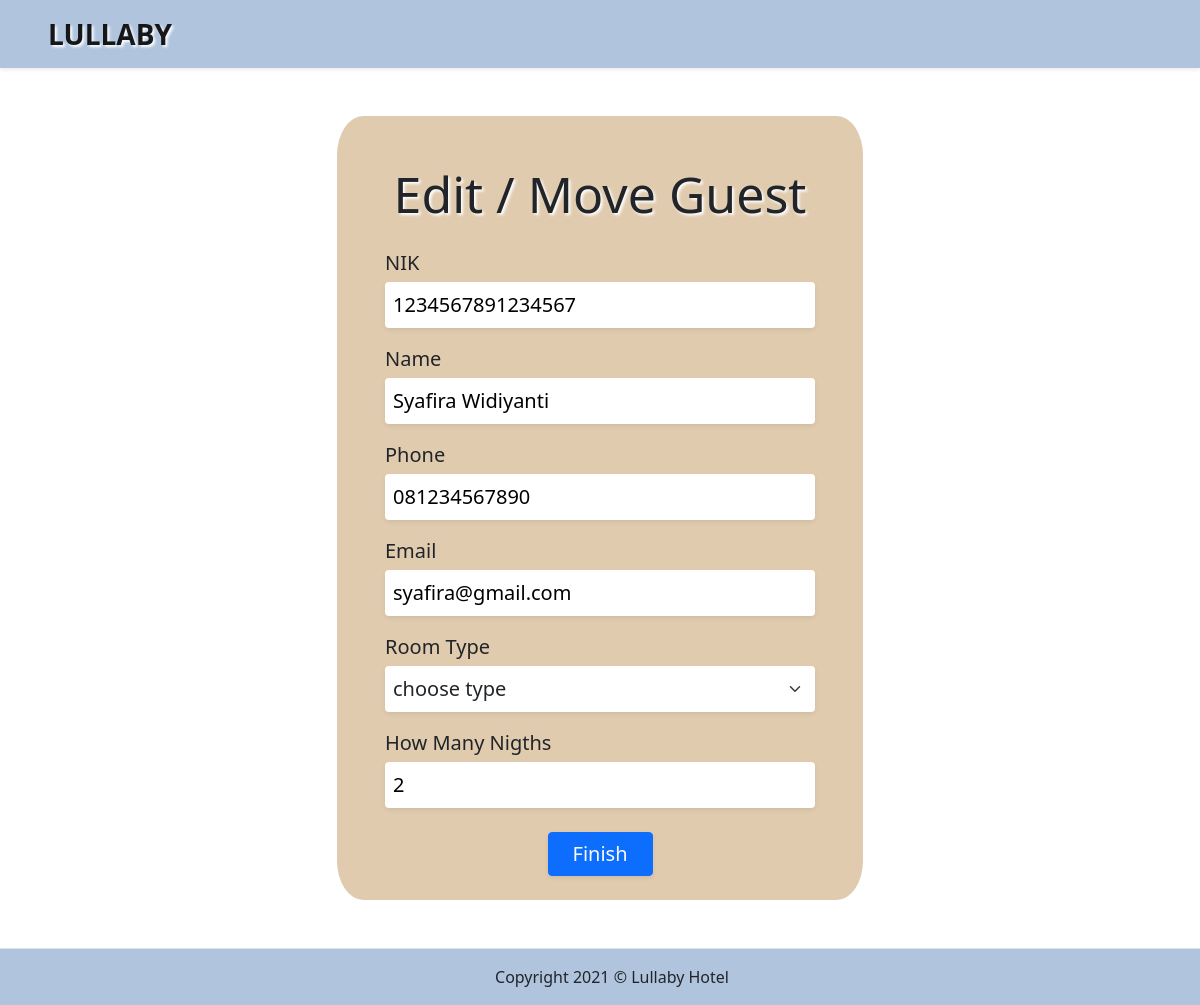
The page /form_guestEdit.php?id=19 on the database its author committed.
### tables this page shows
CREATE TABLE `guest` (
  `id` int(11) NOT NULL,
  `nik` varchar(16) NOT NULL,
  `name` varchar(255) NOT NULL,
  `phone` varchar(15) NOT NULL,
  `email` varchar(255) NOT NULL,
  `address` varchar(255) NOT NULL,
  `no_room` varchar(5) NOT NULL,
  `nights` int(1) NOT NULL
);

### form_guestEdit.php (the view, shortened to what this page needs)
<?php
    require('connectdb.php');
    $id = $_GET['id'];
    $sqlEditGuest = "SELECT * from guest where id='$id'";
    $editGuest = $mydb->query($sqlEditGuest);
    $row = $editGuest->fetch_object();
?>
<!doctype html>
<html lang="en">
<head>
    <link href="https://cdn.jsdelivr.net/npm/bootstrap@5.1.3/dist/css/bootstrap.min.css" rel="stylesheet"
>
</head>
<body>
    <nav class="navbar navbar-light shadow-sm" style="background-color: lightsteelblue">
        <div class="container-fluid ps-5">
            <a class="navbar-brand fs-3 fw-bold" style="text-shadow: 2px 2px 3px white" href="#">LULLABY</a>
        </div>
    </nav>
    <div class="container p-5 d-flex justify-content-center">
        <div class="box p-5 pb-4" style="background-color: #e0cbaf; min-width: min-content; min-height: min-content; border-radius: 5%">
            <div class="boxContent">
                <h1 class="text-center" style="text-shadow: 2px 2px 3px white; font-size: 50px">Edit / Move Guest</h1>
                <form action="process_editGuest.php" method="POST">
                    <div class="input pt-3" style="font-size: 20px;">
                        <label for="nik">NIK</label><br>
                        <input type="text" name="nik" class="mb-3 mt-1 p-2 rounded shadow-sm" style="width: 430px; border: none; " placeholder="ID number according to ID card" value=<?= $row->nik ?>><br>
                        <label for="name">Name</label><br>
                        <input type="text" name="name" class="mb-3 mt-1 p-2 rounded shadow-sm" style="width: 430px; border: none;" placeholder="name according to ID Card" value="<?= $row->name ?>"><br>
                        <label for="phone">Phone</label><br>
                        <input class="mb-3 mt-1 p-2 rounded shadow-sm" name="phone" style="width: 430px; border: none;" placeholder="08xxxxxxxxxx" value=<?= $row->phone ?>><br>
                        <label for="email">Email</label><br>
                        <input type="text" name="email" class="mb-3 mt-1 p-2 rounded shadow-sm" style="width: 430px; border: none;" placeholder="emailname@gmail.com" value=<?= $row->email ?>><br>
                        <label for="room">Room Type</label><br>
                        <div class="input-group">
                            <select name="class" class="form-select mb-3 mt-1 p-2 rounded shadow-sm" style="width: 430px; border: none; font-size: 20px">
                                <option value="" disabled selected>choose type</option>
                            </select>
                        </div>
                        <label for="nigths">How Many Nigths</label><br>
                        <input type="number" name="nights" class="mb-3 mt-1 p-2 rounded shadow-sm" style="width: 430px; border: none;" min="1" value=<?= $row->nights ?>><br>
                    </div>
                    <div class="d-flex justify-content-center pt-2">
                        <input type="submit" name="save" value="Finish" class="btn btn-primary shadow-sm text-light fs-5 px-4" style="min-width: min-content;">
                    </div>
                </form>
            </div>
        </div>
    </div>
    <footer class="d-flex flex-wrap justify-content-center align-items-center py-3 ps-4 border-top shadow-sm"
        style="background-color: lightsteelblue;">
        <div class="d-flex align-items-center">
            <span>Copyright 2021 © Lullaby Hotel</span>
        </div>
    </footer>
</body>
</html>

### rows shown on the page
guest: nik "1234567891234567", name "Syafira Widiyanti", phone "081234567890", email "syafira@gmail.com", nights "2"
